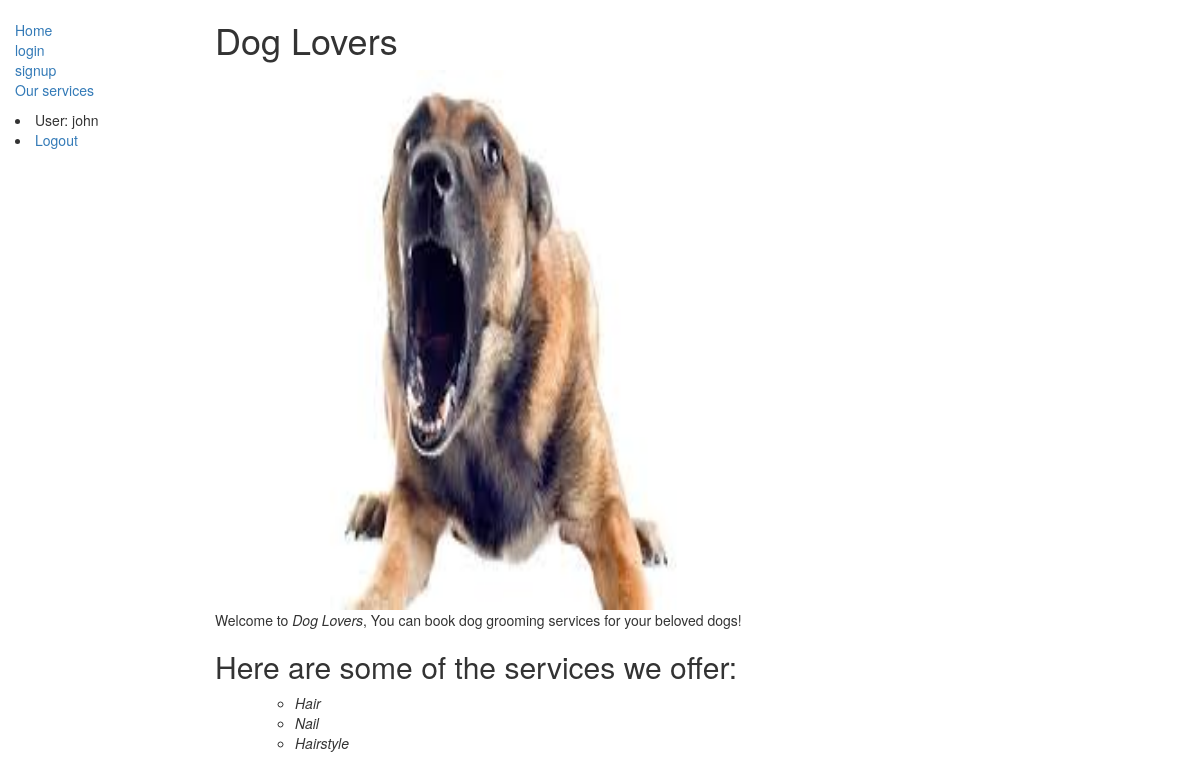
Page /doggroomer/ (signed in) on the committed database.
### doggroomer/models.py (models this page shows, shortened)
class Option(models.Model):
    name = models.CharField(max_length=200, help_text="Enter grooming option here")
    price = models.FloatField("Price to be charged")

### doggroomer/views.py (the view)
# urls.py: path('', views.index, name='index'),
def index(request):
    return render(request,'index.html', context={'services': Option.objects.all()[:3]})

### doggroomer/templates/index.html (shortened to what this page needs)
{% extends "base_generic.html" %}
{% block content %}
<h1>Dog Lovers</h1>
{% load static %}
    <img src="{% static 'images/download.jpeg' %}" alt="dog-grooming" style="width:555px;height:540px;"/>
  <p>Welcome to <em>Dog Lovers</em>, You can book dog grooming services for your beloved dogs!</p>
<h2>Here are some of the services we offer:</h2>
  <ul>
    {%  if services %}
  <ul>
  {% for service in services %}
    <li><em>{{ service.name }}</em></li>
  {% endfor %}
  </ul>
{% endif %}
  </ul>
{% endblock %}

### doggroomer/templates/base_generic.html (shortened to what this page needs)
<!DOCTYPE html>
<html lang="en">
<head>
  <link rel="stylesheet" href="https://maxcdn.bootstrapcdn.com/bootstrap/3.3.7/css/bootstrap.min.css">
    {% load static %}
  <link rel="stylesheet" href="{% static 'css/styles.css' %}">
</head>
<body>
  <div class="container-fluid">
    <div class="row">
      <div class="col-sm-2">
      {% block sidebar %}
      <ul class="sidebar-nav">
          <li><a href="{% url 'index' %}">Home</a></li>
          <li><a href="">login</a></li>
          <li><a href="{% url 'signup' %}">signup</a></li>
            <li><a href="{% url 'services' %}"> Our services</a></li>
      </ul>
          {% if user.is_authenticated %}
     <li>User: {{ user.get_username }}</li>
     <li><a href="{% url 'logout'%}?next={{request.path}}">Logout</a></li>
   {% else %}
     <li><a href="{% url 'login'%}?next={{request.path}}">Login</a></li>
   {% endif %}
     {% endblock %}
      </div>
      <div class="col-sm-10 ">
      {% block content %}{% endblock %}
      </div>
    </div>
  </div>
</body>
</html>

### doggroomer/static/css/styles.css (style rules this page uses)
.sidebar-nav { margin-top: 20px; padding: 0; list-style: none; }

### rows in the picture
Option: name "Hair"
Option: name "Nail"
Option: name "Hairstyle"

### other values in the picture
{{ user.get_username }} "john"
